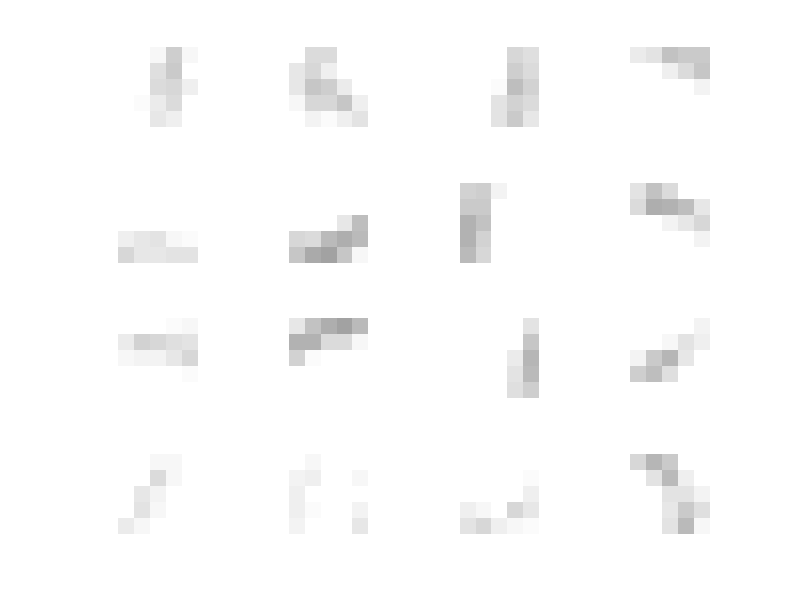

This chart was generated by the following MATLAB code: (Note: this script raises an error after producing the figure.)
%% Load network
load('models/network_trained_with_momentum.mat', 'net')

%% Plot the filters of the first convolutional layer
first_layer = net.layers{1, 2}.params.weights;
f1 = figure(1);
for k = 1:16
    subplot(4, 4, k)
    imshow(1 - first_layer(:, :, 1, k))
end
sgtitle('Filters of the first convolutional layer')
set(f1, 'Position', [100, 100, 500, 500]);
%% Evaluate the predictions so more analysis can be made
x_test = loadMNISTImages('data/mnist/t10k-images.idx3-ubyte');
y_test = loadMNISTLabels('data/mnist/t10k-labels.idx1-ubyte');
y_test(y_test==0) = 10;
x_test = reshape(x_test, [28, 28, 1, 10000]);

pred = zeros(numel(y_test),1);
batches = 16;
for i=1:batches:size(y_test)
    idx = i:min(i+batches-1, numel(y_test));
    % note that y_test is only used for the loss and not the prediction
    y = evaluate(net, x_test(:,:,:,idx), y_test(idx));
    [~, p] = max(y{end-1}, [], 1);
    pred(idx) = p;
end
%% Plot some incorrectly labeld images
% Check which are incorrectly labeled
incorrect = abs(pred - y_test) > 0;
index_incorrect = find(incorrect);
pred(pred == 10) = 0;
y_test(y_test == 10) = 0;

% Randomly choose 9 of the incorrectly labeled images
N = 4;  r = 2;
i = randperm(numel(index_incorrect), N);

% Plot them
f2 = figure(2);
for n = 1:N
    subplot(r, r, n);
    in = index_incorrect(i(n));
    xn = x_test(:, :, :, in);
    imshow(1 - xn);
    tit = {sprintf('Label: %i', y_test(in)), ...
        sprintf('Prediction: %i', pred(in))};
    title(tit);
end
sgtitle('Some misclassified images')
set(f2, 'Position', [100, 100, 500, 500]);
%% Confusion matrix
M = evaluateConfusionMatrix(pred, y_test);
precision = diag(M)'./sum(M, 1);
recall = diag(M)./sum(M, 2);
save('ConfusionMnist', 'M', 'recall', 'precision');

%% Formating for latex
M_string = sprintf([repmat(['%i & \t'], 1, 9), '%i \t\\\\ \n'], M');
f = [repmat(['%0.3f & \t'], 1, 9), '%0.3f \t\\\\'];
precision_string = sprintf(f, precision);
recall_string = sprintf(f, recall);

disp('Confusion matrix in string format')
disp(M_string);
disp('Precision')
disp(precision_string);
fprintf('\nRecall\n')
disp(recall_string);
